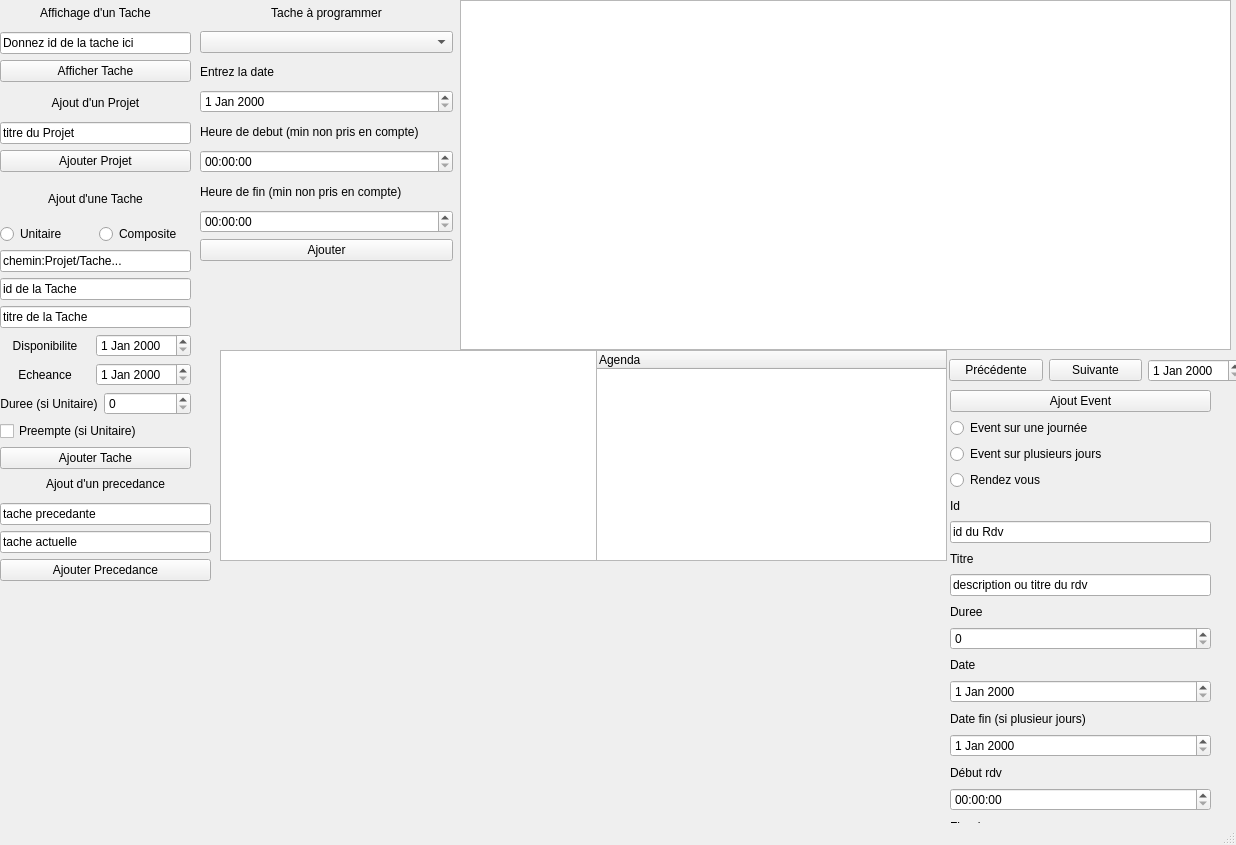
<?xml version="1.0" encoding="UTF-8"?>
<ui version="4.0">
 <class>MainWindow</class>
 <widget class="QMainWindow" name="MainWindow">
  <property name="geometry">
   <rect>
    <x>0</x>
    <y>0</y>
    <width>1236</width>
    <height>845</height>
   </rect>
  </property>
  <property name="windowTitle">
   <string>MainWindow</string>
  </property>
  <widget class="QWidget" name="centralwidget">
   <widget class="QWidget" name="verticalLayoutWidget_2">
    <property name="geometry">
     <rect>
      <x>0</x>
      <y>0</y>
      <width>191</width>
      <height>82</height>
     </rect>
    </property>
    <layout class="QVBoxLayout" name="verticalLayout_2">
     <item>
      <widget class="QLabel" name="label">
       <property name="text">
        <string>Affichage d'un Tache</string>
       </property>
       <property name="alignment">
        <set>Qt::AlignCenter</set>
       </property>
      </widget>
     </item>
     <item>
      <widget class="QLineEdit" name="tacheId">
       <property name="text">
        <string>Donnez id de la tache ici</string>
       </property>
      </widget>
     </item>
     <item>
      <widget class="QPushButton" name="printTache">
       <property name="text">
        <string>Afficher Tache</string>
       </property>
      </widget>
     </item>
    </layout>
   </widget>
   <widget class="QWidget" name="verticalLayoutWidget_3">
    <property name="geometry">
     <rect>
      <x>0</x>
      <y>180</y>
      <width>191</width>
      <height>289</height>
     </rect>
    </property>
    <layout class="QVBoxLayout" name="verticalLayout_3">
     <item>
      <widget class="QLabel" name="label_18">
       <property name="text">
        <string>Ajout d'une Tache</string>
       </property>
       <property name="alignment">
        <set>Qt::AlignCenter</set>
       </property>
      </widget>
     </item>
     <item>
      <layout class="QHBoxLayout" name="horizontalLayout_2">
       <item>
        <widget class="QRadioButton" name="UnitaireTache">
         <property name="text">
          <string>Unitaire</string>
         </property>
        </widget>
       </item>
       <item>
        <widget class="QRadioButton" name="CompositeTache">
         <property name="text">
          <string>Composite</string>
         </property>
        </widget>
       </item>
      </layout>
     </item>
     <item>
      <widget class="QLineEdit" name="CheminTache">
       <property name="text">
        <string>chemin:Projet/Tache...</string>
       </property>
      </widget>
     </item>
     <item>
      <widget class="QLineEdit" name="idTache">
       <property name="text">
        <string>id de la Tache</string>
       </property>
      </widget>
     </item>
     <item>
      <widget class="QLineEdit" name="titreTache">
       <property name="text">
        <string>titre de la Tache</string>
       </property>
      </widget>
     </item>
     <item>
      <layout class="QHBoxLayout" name="horizontalLayout_5">
       <item>
        <widget class="QLabel" name="label_2">
         <property name="text">
          <string>Disponibilite</string>
         </property>
         <property name="alignment">
          <set>Qt::AlignCenter</set>
         </property>
        </widget>
       </item>
       <item>
        <widget class="QDateEdit" name="disponibiliteTache"/>
       </item>
      </layout>
     </item>
     <item>
      <layout class="QHBoxLayout" name="horizontalLayout_4">
       <item>
        <widget class="QLabel" name="label_3">
         <property name="text">
          <string>Echeance</string>
         </property>
         <property name="alignment">
          <set>Qt::AlignCenter</set>
         </property>
        </widget>
       </item>
       <item>
        <widget class="QDateEdit" name="echeanceTache"/>
       </item>
      </layout>
     </item>
     <item>
      <layout class="QHBoxLayout" name="horizontalLayout_3">
       <item>
        <widget class="QLabel" name="label_4">
         <property name="text">
          <string>Duree (si Unitaire)</string>
         </property>
         <property name="alignment">
          <set>Qt::AlignCenter</set>
         </property>
        </widget>
       </item>
       <item>
        <widget class="QSpinBox" name="dureeTache">
         <property name="maximum">
          <number>9999999</number>
         </property>
         <property name="singleStep">
          <number>10</number>
         </property>
        </widget>
       </item>
      </layout>
     </item>
     <item>
      <widget class="QCheckBox" name="preempteTache">
       <property name="text">
        <string>Preempte (si Unitaire)</string>
       </property>
      </widget>
     </item>
     <item>
      <widget class="QPushButton" name="ajouterTache">
       <property name="text">
        <string>Ajouter Tache</string>
       </property>
      </widget>
     </item>
    </layout>
   </widget>
   <widget class="QPlainTextEdit" name="Display">
    <property name="geometry">
     <rect>
      <x>220</x>
      <y>350</y>
      <width>381</width>
      <height>211</height>
     </rect>
    </property>
   </widget>
   <widget class="QTableWidget" name="Calendar">
    <property name="geometry">
     <rect>
      <x>460</x>
      <y>0</y>
      <width>771</width>
      <height>350</height>
     </rect>
    </property>
   </widget>
   <widget class="QWidget" name="verticalLayoutWidget_4">
    <property name="geometry">
     <rect>
      <x>200</x>
      <y>0</y>
      <width>253</width>
      <height>261</height>
     </rect>
    </property>
    <layout class="QVBoxLayout" name="verticalLayout_4">
     <item>
      <widget class="QLabel" name="label_5">
       <property name="text">
        <string>Tache à programmer</string>
       </property>
       <property name="alignment">
        <set>Qt::AlignCenter</set>
       </property>
      </widget>
     </item>
     <item>
      <widget class="QComboBox" name="TacheAProgrammer"/>
     </item>
     <item>
      <widget class="QLabel" name="label_7">
       <property name="text">
        <string>Entrez la date</string>
       </property>
      </widget>
     </item>
     <item>
      <widget class="QDateEdit" name="progDate"/>
     </item>
     <item>
      <widget class="QLabel" name="label_6">
       <property name="text">
        <string>Heure de debut (min non pris en compte)</string>
       </property>
      </widget>
     </item>
     <item>
      <widget class="QTimeEdit" name="progHdebut"/>
     </item>
     <item>
      <widget class="QLabel" name="label_9">
       <property name="text">
        <string>Heure de fin (min non pris en compte)</string>
       </property>
      </widget>
     </item>
     <item>
      <widget class="QTimeEdit" name="progHfin"/>
     </item>
     <item>
      <widget class="QPushButton" name="addProgTache">
       <property name="text">
        <string>Ajouter</string>
       </property>
      </widget>
     </item>
    </layout>
   </widget>
   <widget class="QWidget" name="horizontalLayoutWidget">
    <property name="geometry">
     <rect>
      <x>949</x>
      <y>350</y>
      <width>294</width>
      <height>41</height>
     </rect>
    </property>
    <layout class="QHBoxLayout" name="horizontalLayout">
     <item>
      <widget class="QPushButton" name="CalendarPrevious">
       <property name="text">
        <string>Précédente</string>
       </property>
      </widget>
     </item>
     <item>
      <widget class="QPushButton" name="CalendarNext">
       <property name="text">
        <string>Suivante</string>
       </property>
      </widget>
     </item>
     <item>
      <widget class="QDateEdit" name="CalendarDate"/>
     </item>
    </layout>
   </widget>
   <widget class="QTreeWidget" name="ProjetDisplay">
    <property name="geometry">
     <rect>
      <x>596</x>
      <y>350</y>
      <width>351</width>
      <height>211</height>
     </rect>
    </property>
    <property name="columnCount">
     <number>1</number>
    </property>
    <column>
     <property name="text">
      <string>Agenda</string>
     </property>
    </column>
   </widget>
   <widget class="QWidget" name="verticalLayoutWidget_5">
    <property name="geometry">
     <rect>
      <x>950</x>
      <y>390</y>
      <width>261</width>
      <height>475</height>
     </rect>
    </property>
    <layout class="QVBoxLayout" name="verticalLayout_5">
     <item>
      <widget class="QPushButton" name="ajoutEvent">
       <property name="text">
        <string>Ajout Event</string>
       </property>
      </widget>
     </item>
     <item>
      <widget class="QRadioButton" name="event1j">
       <property name="text">
        <string>Event sur une journée</string>
       </property>
      </widget>
     </item>
     <item>
      <widget class="QRadioButton" name="eventpj">
       <property name="text">
        <string>Event sur plusieurs jours</string>
       </property>
      </widget>
     </item>
     <item>
      <widget class="QRadioButton" name="rdv">
       <property name="text">
        <string>Rendez vous</string>
       </property>
      </widget>
     </item>
     <item>
      <widget class="QLabel" name="label_16">
       <property name="text">
        <string>Id</string>
       </property>
      </widget>
     </item>
     <item>
      <widget class="QLineEdit" name="idevent">
       <property name="text">
        <string>id du Rdv</string>
       </property>
      </widget>
     </item>
     <item>
      <widget class="QLabel" name="label_15">
       <property name="text">
        <string>Titre</string>
       </property>
      </widget>
     </item>
     <item>
      <widget class="QLineEdit" name="titreevent">
       <property name="text">
        <string>description ou titre du rdv</string>
       </property>
      </widget>
     </item>
     <item>
      <widget class="QLabel" name="label_10">
       <property name="text">
        <string>Duree</string>
       </property>
      </widget>
     </item>
     <item>
      <widget class="QSpinBox" name="dureeevnt"/>
     </item>
     <item>
      <widget class="QLabel" name="label_11">
       <property name="text">
        <string>Date</string>
       </property>
      </widget>
     </item>
     <item>
      <widget class="QDateEdit" name="datedebevent"/>
     </item>
     <item>
      <widget class="QLabel" name="label_12">
       <property name="text">
        <string>Date fin (si plusieur jours)</string>
       </property>
      </widget>
     </item>
     <item>
      <widget class="QDateEdit" name="datefinevent"/>
     </item>
     <item>
      <widget class="QLabel" name="label_13">
       <property name="text">
        <string>Début rdv</string>
       </property>
      </widget>
     </item>
     <item>
      <widget class="QTimeEdit" name="timedebutevent"/>
     </item>
     <item>
      <widget class="QLabel" name="label_14">
       <property name="text">
        <string>Fin rdv</string>
       </property>
      </widget>
     </item>
     <item>
      <widget class="QTimeEdit" name="timefinevent"/>
     </item>
    </layout>
   </widget>
   <widget class="QWidget" name="verticalLayoutWidget">
    <property name="geometry">
     <rect>
      <x>0</x>
      <y>90</y>
      <width>191</width>
      <height>82</height>
     </rect>
    </property>
    <layout class="QVBoxLayout" name="verticalLayout_7">
     <item>
      <widget class="QLabel" name="label_17">
       <property name="text">
        <string>Ajout d'un Projet</string>
       </property>
       <property name="alignment">
        <set>Qt::AlignCenter</set>
       </property>
      </widget>
     </item>
     <item>
      <widget class="QLineEdit" name="titreProjet">
       <property name="text">
        <string>titre du Projet</string>
       </property>
      </widget>
     </item>
     <item>
      <widget class="QPushButton" name="addProjet">
       <property name="text">
        <string>Ajouter Projet</string>
       </property>
      </widget>
     </item>
    </layout>
   </widget>
   <widget class="QWidget" name="verticalLayoutWidget_6">
    <property name="geometry">
     <rect>
      <x>0</x>
      <y>470</y>
      <width>211</width>
      <height>111</height>
     </rect>
    </property>
    <layout class="QVBoxLayout" name="verticalLayout">
     <item>
      <widget class="QLabel" name="label_19">
       <property name="text">
        <string>Ajout d'un precedance</string>
       </property>
       <property name="alignment">
        <set>Qt::AlignCenter</set>
       </property>
      </widget>
     </item>
     <item>
      <widget class="QLineEdit" name="precedenteTache">
       <property name="text">
        <string>tache precedante</string>
       </property>
      </widget>
     </item>
     <item>
      <widget class="QLineEdit" name="suivanteTache">
       <property name="text">
        <string>tache actuelle</string>
       </property>
      </widget>
     </item>
     <item>
      <widget class="QPushButton" name="ajoutPrecedance">
       <property name="text">
        <string>Ajouter Precedance</string>
       </property>
      </widget>
     </item>
    </layout>
   </widget>
  </widget>
  <widget class="QMenuBar" name="menubar">
   <property name="geometry">
    <rect>
     <x>0</x>
     <y>0</y>
     <width>1236</width>
     <height>26</height>
    </rect>
   </property>
  </widget>
  <widget class="QStatusBar" name="statusbar"/>
 </widget>
 <resources/>
 <connections/>
</ui>
